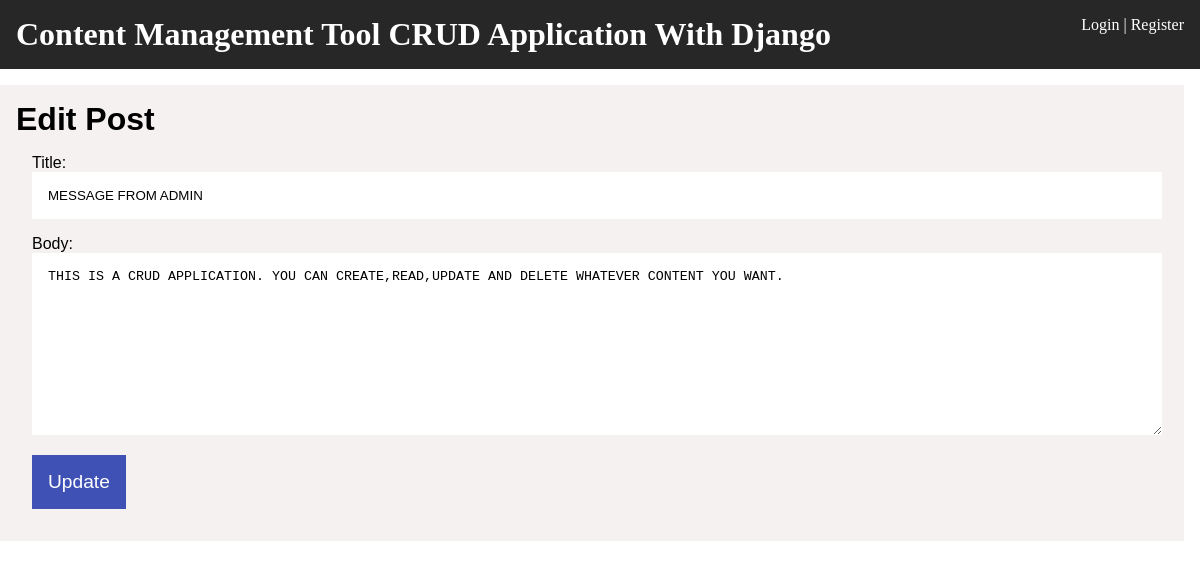
/article/edit/9/, run on the app's committed database.
### blog/models.py (models this page shows, shortened)
class Post(models.Model):
    title = models.CharField(max_length=255)
    author = models.ForeignKey(User,on_delete=models.CASCADE)
    body = models.TextField()

### blog/views.py (the view)
# urls.py: path('article/edit/<int:pk>/', PostEditView.as_view(), name="post-edit"),
class PostEditView(UpdateView):
    model = Post
    template_name = 'edit_post.html'
    fields = ['title', 'body']

### blog/templates/edit_post.html (shortened to what this page needs)
{% extends 'base.html' %}
{% block content %}
    <div class="new_post">
        <h1>Edit Post</h1>
        <form method="POST">
            {{form.as_p}}
            <div><button>Update</button></div>
        </form>
    </div>
{% endblock %}

### static/css/style.css (style rules this page uses)
* { margin: 0; padding: 0; }
.new_post { font-family: sans-serif; background: #f3eeeecf; padding: 1rem; }
.new_post h1 { font-size: 2rem; }
.new_post form { padding: 1rem; overflow: hidden; display: flex; flex-direction: column; }
.new_post form p { margin-bottom: 1rem; }
.new_post form input, .new_post form textarea { padding: 1rem; border: none; width: 98%; }
.new_post label { display: block; }
.new_post button { cursor: pointer; padding: 1rem; font-size: 1.2rem; border: none; background: #3f51b5; color: #fff; font-family: sans-serif; outline: none; }

### data on the page
Post: title "MESSAGE FROM ADMIN", body "THIS IS A CRUD APPLICATION. YOU CAN CREATE,READ,UPDATE AND DELETE WHATEVER CONTENT YOU WANT."
